Frame 1 (no input): blank canvas, image omitted
Frame 60 (no input): blank canvas, image omitted
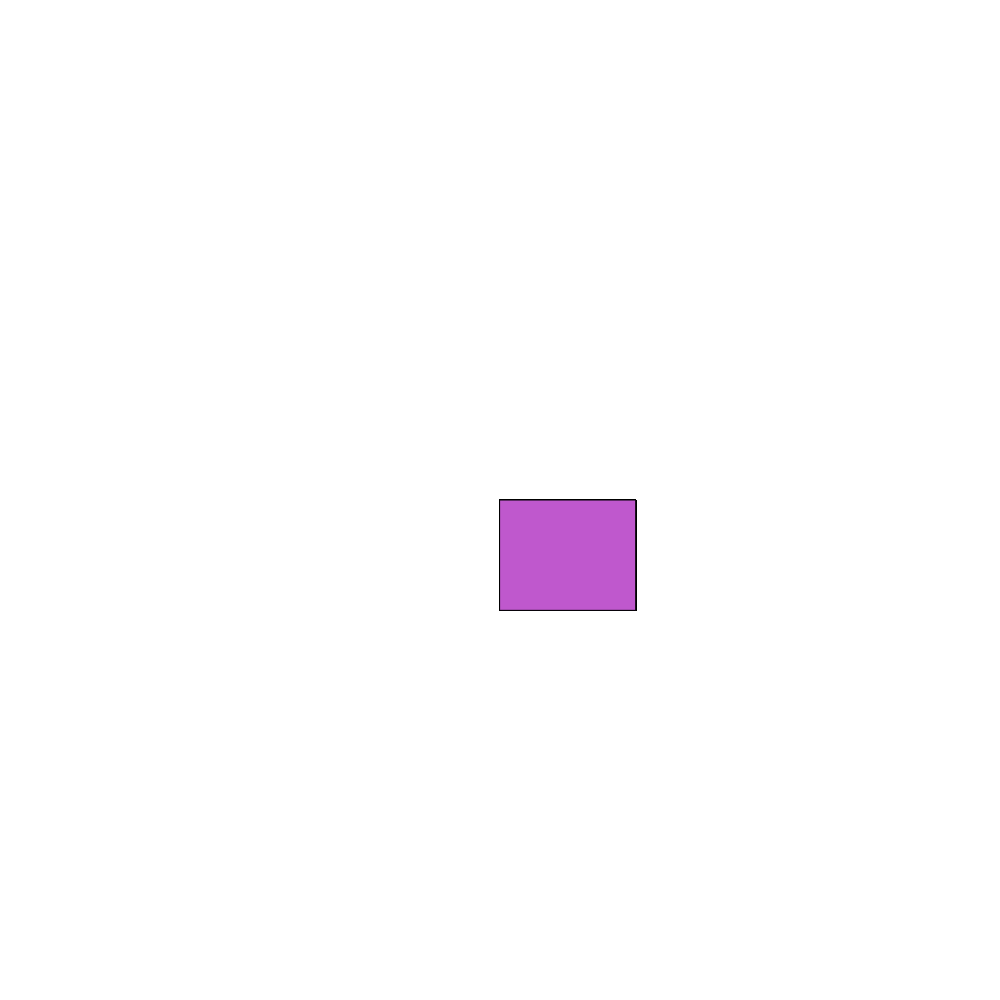
Frame 120 (the mouse pressed at the canvas centre since frame 60)

The p5.js sketch whose frames 1 and 60 were blank and that drew this single picture after the mouse press (run headless with seeded random() and noise() and a simulated clock; from frame 60 on, the mouse is pressed at the canvas centre):

// p5.js sketch
// ── sketch.js
let rectangles = [];

function setup() {
  createCanvas(1000, 1000);
  background(255);
}

function draw() { 
  for (let i = 0; i < rectangles.length; i++) {
    let rectData = rectangles[i];
    fill(rectData.color);
    rect(rectData.x, rectData.y, rectData.width, rectData.height);
  }
}

function keyPressed() {
  if (key === 'u' && rectangles.length > 0) {
    rectangles.pop();
    background(255);
  }
}

function mousePressed() {
  let rectData = {
    x: mouseX,
    y: mouseY,
    width: random(100, 150),
    height: random(100, 150),
    color: color(random(255), random(255), random(255))
  };
  rectangles.push(rectData);
  fill(rectData.color);
  rect(rectData.x, rectData.y, rectData.width, rectData.height);
}
